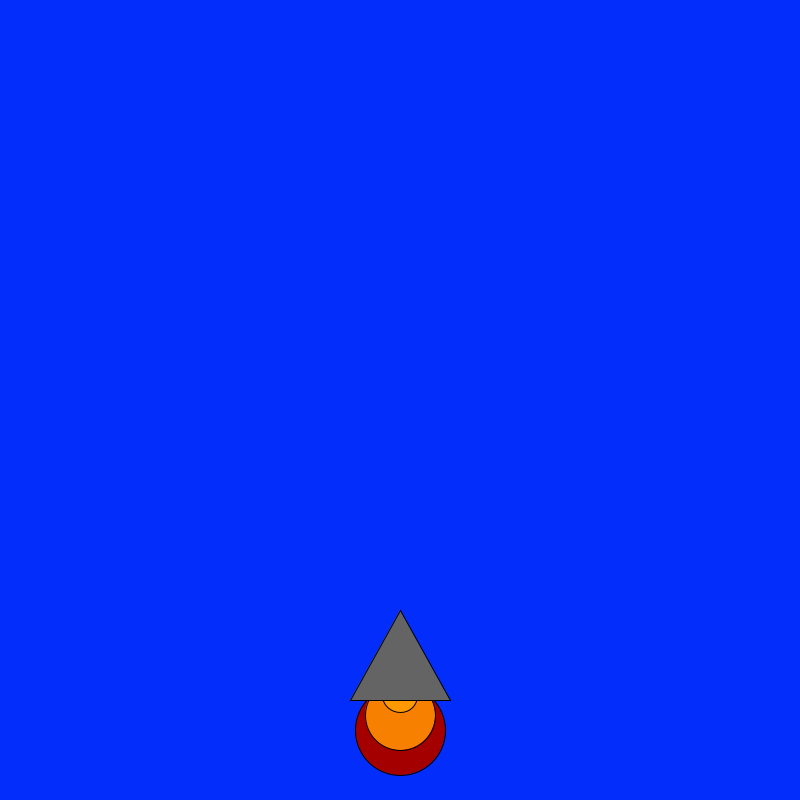
Frame 1 (no input)
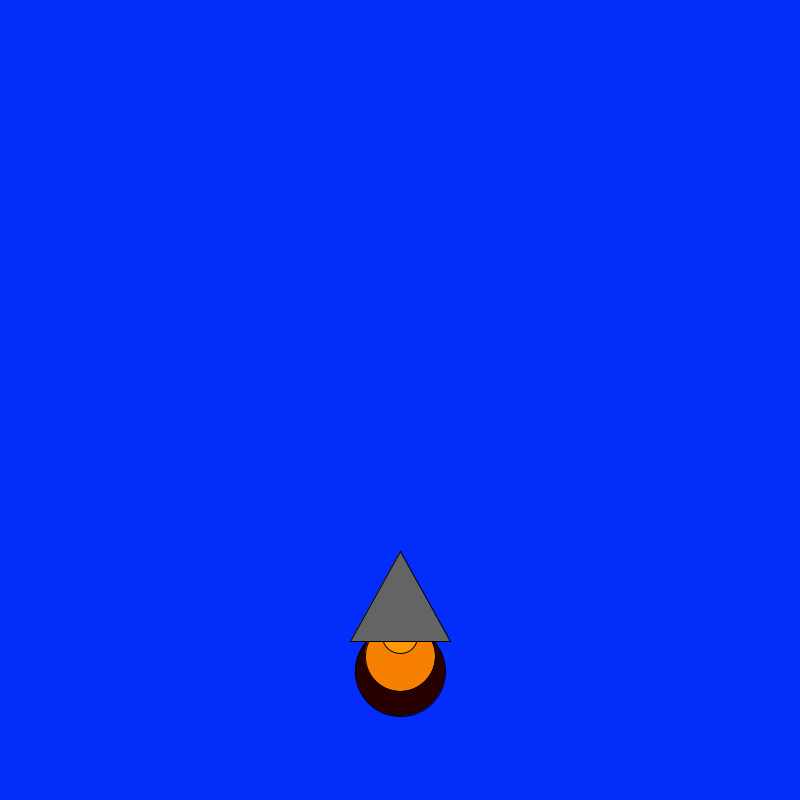
Frame 60 (the mouse pressed at the canvas centre just before this capture)
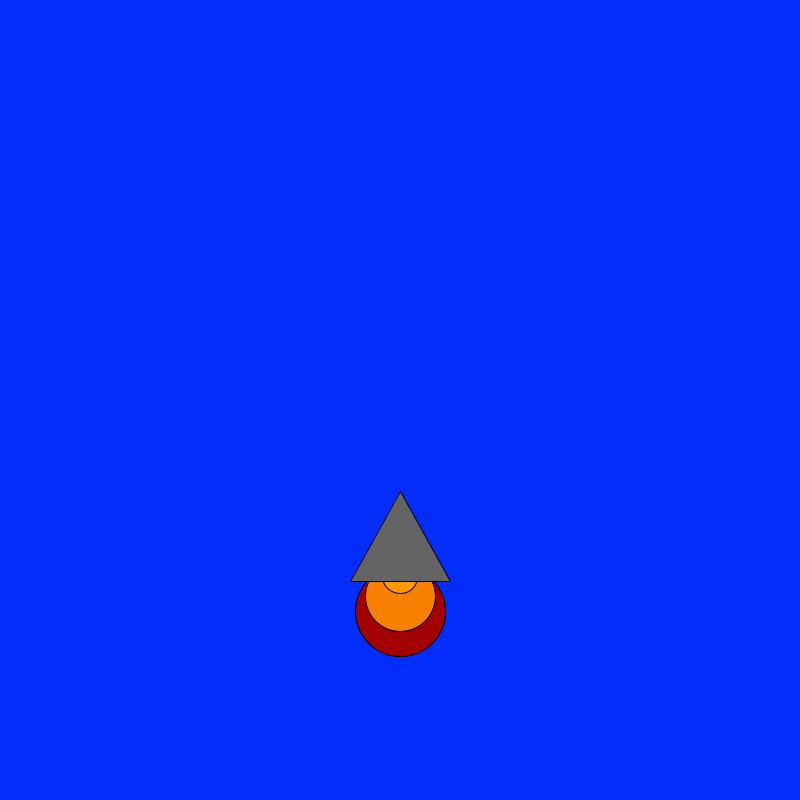
Frame 120 (the mouse held since frame 60 and released just before this capture)

The Processing sketch that drew these frames (run headless with seeded random() and noise(); from frame 60 on, the mouse is pressed at the canvas centre):

// Processing sketch: rocket_ship
// ── rocket_ship.pde
int x = 400; 
int y = 600; 

void setup() {

    background(0, 0, 40); size(800, 800);

}

void draw() {
background(#032DFA);
    fill(random(255), 0, 0);
    ellipse(x, y + 130, 90, 90);
    fill(248, 128, 0);
    ellipse(x, y + 115, 70, 70);
    fill(255, 153, 0);
    ellipse(x, y + 95, 35, 35);
    fill(100, 100, 100);
    triangle(x, y + 10, x + 50, y + 100, x - 50, y + 100);
y-=1;
}
